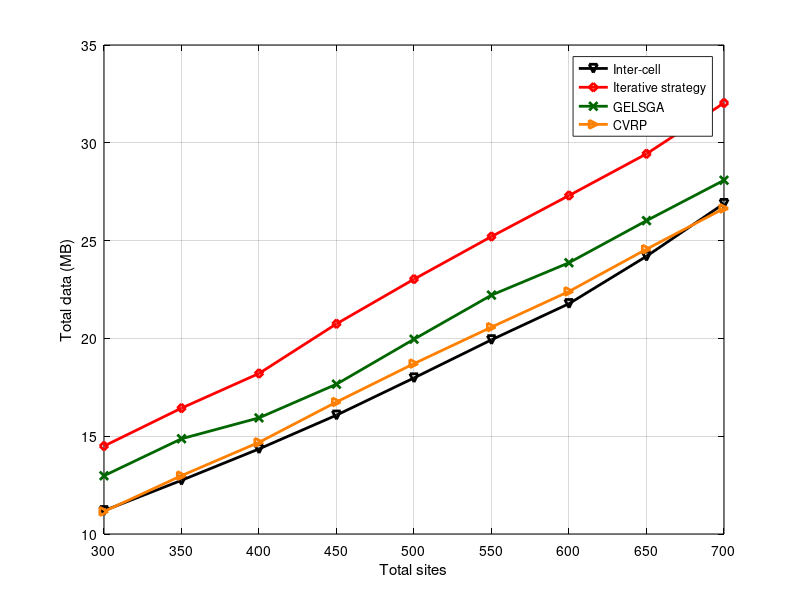

Reproduce this figure in MATLAB. (Note: this script raises an error after producing the figure.)
x = [300 350 400 450 500 550 600 650 700];
y3 = [14.4958	16.4359	18.2072	20.7454	23.0276	25.208	27.3047	29.435	32.0363]; % iterative
y4 = [11.1913	12.7444	14.3499	16.076	17.9787	19.9288	21.7755	24.1982	26.8932]; % inter-cell
y5 = [12.9784	14.8688	15.9377	17.6589	19.9587	22.2136	23.8688	26.0191	28.0853];% GELSGA
y6 = [11.151	12.9829	14.6867	16.7481	18.7109	20.5769	22.4017	24.5622	26.6442]; %CVRP
close all;
figure1 = figure;
% Create axes
axes1 = axes('Parent',figure1);
plot(x,y4,'-kv', 'LineWidth',2);
hold on;
grid on;
plot(x,y3,'-rd', 'LineWidth',2);
plot(x,y5,'-x','Color',[0 0.4 0], 'LineWidth',2);
plot(x,y6,'->','Color',[1 0.5 0], 'LineWidth',2);
xlabel('Total sites');
ylabel('Total data (MB)');
legend('Inter-cell','Iterative strategy', 'GELSGA', 'CVRP');
set(axes1,'XColor',[0 0 0],'YColor',[0 0 0]);
xticks([300 350 400 450 500 550 600 650 700]);
xlim([300 700]);
ytickformat('%,4.4g');
xtickformat('%,4.4g');
hold off;